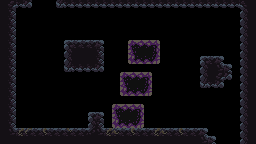

A 2D game scene composited from a Tiled map and its tileset images. What follows is a short description and the map's XML, with every tile layer's data as written:
An orthogonal 32x18 tile map with 8x8 px tiles, 5 tile layers (Lava, Ground, Spikes, Breakable, ...), 6 tilesets and 1 object.

<map version="1.9" tiledversion="1.9.2" orientation="orthogonal" renderorder="right-down" width="32" height="18" tilewidth="8" tileheight="8" infinite="0" nextlayerid="14" nextobjectid="105">
 <properties>
  <property name="MatchInOrder" type="bool" value="true" />
 </properties>
 <tileset firstgid="1" source="../Rocks.tsx" />
 <tileset firstgid="37" source="../Spikes.tsx" />
 <tileset firstgid="53" source="../Mechanics.tsx" />
 <tileset firstgid="60" source="../Lava.tsx" />
 <tileset firstgid="96" source="../Breakable.tsx" />
 <tileset firstgid="108" source="../Branches.tsx" />
 <layer id="4" name="Lava" width="32" height="18">
  <data encoding="csv">
0,0,0,0,0,0,0,0,0,0,0,0,0,0,0,0,0,0,0,0,0,0,0,0,0,0,0,0,0,0,0,0,
0,0,0,0,0,0,0,0,0,0,0,0,0,0,0,0,0,0,0,0,0,0,0,0,0,0,0,0,0,0,0,0,
0,0,0,0,0,0,0,0,0,0,0,0,0,0,0,0,0,0,0,0,0,0,0,0,0,0,0,0,0,0,0,0,
0,0,0,0,0,0,0,0,0,0,0,0,0,0,0,0,0,0,0,0,0,0,0,0,0,0,0,0,0,0,0,0,
0,0,0,0,0,0,0,0,0,0,0,0,0,0,0,0,0,0,0,0,0,0,0,0,0,0,0,0,0,0,0,0,
0,0,0,0,0,0,0,0,0,0,0,0,0,0,0,0,0,0,0,0,0,0,0,0,0,0,0,0,0,0,0,0,
0,0,0,0,0,0,0,0,0,0,0,0,0,0,0,0,0,0,0,0,0,0,0,0,0,0,0,0,0,0,0,0,
0,0,0,0,0,0,0,0,0,0,0,0,0,0,0,0,0,0,0,0,0,0,0,0,0,0,0,0,0,0,0,0,
0,0,0,0,0,0,0,0,0,0,0,0,0,0,0,0,0,0,0,0,0,0,0,0,0,0,0,0,0,0,0,0,
0,0,0,0,0,0,0,0,0,0,0,0,0,0,0,0,0,0,0,0,0,0,0,0,0,0,0,0,0,0,0,0,
0,0,0,0,0,0,0,0,0,0,0,0,0,0,0,0,0,0,0,0,0,0,0,0,0,0,0,0,0,0,0,0,
0,0,0,0,0,0,0,0,0,0,0,0,0,0,0,0,0,0,0,0,0,0,0,0,0,0,0,0,0,0,0,0,
0,0,0,0,0,0,0,0,0,0,0,0,0,0,0,0,0,0,0,0,0,0,0,0,0,0,0,0,0,0,0,0,
0,0,0,0,0,0,0,0,0,0,0,0,0,0,0,0,0,0,0,0,0,0,0,0,0,0,0,0,0,0,0,0,
0,0,0,0,0,0,0,0,0,0,0,0,0,0,0,0,0,0,0,0,0,0,0,0,0,0,0,0,0,0,0,0,
0,0,0,0,0,0,0,0,0,0,0,0,0,0,0,0,0,0,0,0,0,0,0,0,0,0,0,0,0,0,0,0,
0,0,0,0,0,0,0,0,0,0,0,0,0,0,0,0,0,0,0,0,0,0,0,0,0,0,0,0,0,0,0,0,
0,0,0,0,0,0,0,0,0,0,0,0,0,0,0,0,0,0,0,0,0,0,0,0,0,0,0,0,0,0,0,0
</data>
 </layer>
 <layer id="1" name="Ground" width="32" height="18">
  <data encoding="csv">
8,30,14,15,0,0,0,13,14,14,14,14,14,14,14,14,14,14,14,14,14,14,14,14,14,14,14,14,14,14,29,8,
8,9,0,0,0,0,0,0,0,0,0,0,0,0,0,0,0,0,0,0,0,0,0,0,0,0,0,0,0,0,7,8,
8,9,0,0,0,0,0,0,0,0,0,0,0,0,0,0,0,0,0,0,0,0,0,0,0,0,0,0,0,0,7,8,
8,9,0,0,0,0,0,0,0,0,0,0,0,0,0,0,0,0,0,0,0,0,0,0,0,0,0,0,0,0,7,8,
8,9,0,0,0,0,0,0,0,0,0,0,0,0,0,0,0,0,0,0,0,0,0,0,0,0,0,0,0,0,7,8,
8,9,0,0,0,0,0,0,1,2,2,2,3,0,0,0,0,0,0,0,0,0,0,0,0,0,0,0,0,0,7,8,
8,9,0,0,0,0,0,0,7,8,8,8,9,0,0,0,0,0,0,0,0,0,0,0,0,0,0,0,0,0,7,8,
8,9,0,0,0,0,0,0,7,8,8,8,9,0,0,0,0,0,0,0,0,0,0,0,0,1,2,3,0,0,7,8,
8,9,0,0,0,0,0,0,13,14,14,14,15,0,0,0,0,0,0,0,0,0,0,0,0,7,8,24,3,0,7,8,
8,9,0,0,0,0,0,0,0,0,0,0,0,0,0,0,0,0,0,0,0,0,0,0,0,7,8,30,15,0,7,8,
8,9,0,0,0,0,0,0,0,0,0,0,0,0,0,0,0,0,0,0,0,0,0,0,0,13,14,15,0,0,7,8,
8,9,0,0,0,0,0,0,0,0,0,0,0,0,0,0,0,0,0,0,0,0,0,0,0,0,0,0,0,0,7,8,
8,9,0,0,0,0,0,0,0,0,0,0,0,0,0,0,0,0,0,0,0,0,0,0,0,0,0,0,0,0,7,8,
8,9,0,0,0,0,0,0,0,0,0,0,0,0,0,0,0,0,0,0,0,0,0,0,0,0,0,0,0,0,7,8,
8,9,0,0,0,0,0,0,0,0,0,1,3,0,0,0,0,0,0,0,0,0,0,0,0,0,0,0,0,0,7,8,
8,9,0,0,0,0,0,0,0,0,0,7,9,0,0,0,0,0,0,0,0,0,0,0,0,0,0,0,0,0,7,8,
8,24,2,2,2,2,2,2,2,2,2,23,24,2,2,2,2,2,2,2,2,2,2,2,2,3,0,0,0,0,7,8,
8,8,8,8,8,8,8,8,8,8,8,8,8,8,8,8,8,8,8,8,8,8,8,8,8,24,3,0,0,0,7,8
</data>
 </layer>
 <layer id="2" name="Spikes" width="32" height="18">
  <data encoding="csv">
0,0,0,0,0,0,0,0,0,0,0,0,0,0,0,0,0,0,0,0,0,0,0,0,0,0,0,0,0,0,0,0,
0,0,0,0,0,0,0,0,0,0,0,0,0,0,0,0,0,0,0,0,0,0,0,0,0,0,0,0,0,0,0,0,
0,0,0,0,0,0,0,0,0,0,0,0,0,0,0,0,0,0,0,0,0,0,0,0,0,0,0,0,0,0,0,0,
0,0,0,0,0,0,0,0,0,0,0,0,0,0,0,0,0,0,0,0,0,0,0,0,0,0,0,45,0,0,0,0,
0,0,0,0,0,0,0,0,0,0,0,0,0,0,0,0,0,0,0,0,0,0,0,0,0,0,0,45,0,0,0,0,
0,0,0,0,0,0,0,0,0,0,0,0,0,0,0,0,0,0,0,45,45,45,0,0,0,0,0,45,45,0,0,0,
0,0,0,0,0,0,0,0,0,0,0,0,45,45,45,0,0,0,45,0,0,0,0,0,0,0,0,45,45,0,0,0,
0,0,0,0,0,0,0,0,0,0,0,0,0,0,0,0,0,0,0,0,0,0,0,0,0,0,0,0,0,0,0,0,
0,0,0,0,0,0,0,0,0,0,0,0,0,0,0,0,0,0,0,0,0,0,0,0,0,0,0,0,0,0,0,0,
0,0,0,0,0,0,0,0,0,0,0,0,0,0,0,0,0,0,0,0,0,0,0,0,0,0,0,0,0,0,0,0,
0,0,0,0,0,0,0,0,0,0,0,0,0,0,0,0,0,0,0,0,0,0,0,0,0,0,0,0,0,0,0,0,
0,0,0,0,0,0,0,0,0,0,0,0,0,0,0,0,0,0,0,0,0,0,0,0,0,0,0,0,0,0,0,0,
0,0,0,0,0,0,0,0,0,0,0,0,0,0,0,0,0,0,0,0,0,0,0,0,0,0,0,0,0,0,0,0,
0,0,0,0,0,0,0,0,0,0,0,0,0,0,0,0,0,0,0,0,0,0,0,0,0,0,0,0,0,0,0,0,
0,0,0,0,0,0,0,0,0,0,0,0,0,0,0,0,0,0,0,0,0,0,0,0,0,0,0,0,0,0,0,0,
0,0,0,0,0,0,0,0,0,0,0,0,0,0,0,45,45,45,45,45,45,0,0,0,45,45,45,0,0,0,0,0,
0,0,0,0,0,0,0,0,0,0,0,0,0,0,0,0,0,0,0,0,0,0,0,0,0,0,0,0,0,0,0,0,
0,0,0,0,0,0,0,0,0,0,0,0,0,0,0,0,0,0,0,0,0,0,0,0,0,0,0,0,0,0,0,0
</data>
 </layer>
 <layer id="6" name="Breakable" width="32" height="18">
  <data encoding="csv">
0,0,0,0,0,0,0,0,0,0,0,0,0,0,0,0,0,0,0,0,0,0,0,0,0,0,0,0,0,0,0,0,
0,0,0,0,0,0,0,0,0,0,0,0,0,0,0,0,0,0,0,0,0,0,0,0,0,0,0,0,0,0,0,0,
0,0,0,0,0,0,0,0,0,0,0,0,0,0,0,0,0,0,0,0,0,0,0,0,0,0,0,0,0,0,0,0,
0,0,0,0,0,0,0,0,0,0,0,0,0,0,0,0,0,0,0,0,0,0,0,0,0,0,0,0,0,0,0,0,
0,0,0,0,0,0,0,0,0,0,0,0,0,0,0,0,0,0,0,0,0,0,0,0,0,0,0,0,0,0,0,0,
0,0,0,0,0,0,0,0,0,0,0,0,0,0,0,0,96,97,97,98,0,0,0,0,0,0,0,0,0,0,0,0,
0,0,0,0,0,0,0,0,0,0,0,0,0,0,0,0,99,100,100,101,0,0,0,0,0,0,0,0,0,0,0,0,
0,0,0,0,0,0,0,0,0,0,0,0,0,0,0,0,102,103,103,104,0,0,0,0,0,0,0,0,0,0,0,0,
0,0,0,0,0,0,0,0,0,0,0,0,0,0,0,0,0,0,0,0,0,0,0,0,0,0,0,0,0,0,0,0,
0,0,0,0,0,0,0,0,0,0,0,0,0,0,0,96,97,97,98,0,0,0,0,0,0,0,0,0,0,0,0,0,
0,0,0,0,0,0,0,0,0,0,0,0,0,0,0,99,100,100,101,0,0,0,0,0,0,0,0,0,0,0,0,0,
0,0,0,0,0,0,0,0,0,0,0,0,0,0,0,102,103,103,104,0,0,0,0,0,0,0,0,0,0,0,0,0,
0,0,0,0,0,0,0,0,0,0,0,0,0,0,0,0,0,0,0,0,0,0,0,0,0,0,0,0,0,0,0,0,
0,0,0,0,0,0,0,0,0,0,0,0,0,0,96,97,97,98,0,0,0,0,0,0,0,0,0,0,0,0,0,0,
0,0,0,0,0,0,0,0,0,0,0,0,0,0,99,100,100,101,0,0,0,0,0,0,0,0,0,0,0,0,0,0,
0,0,0,0,0,0,0,0,0,0,0,0,0,0,102,103,103,104,0,0,0,0,0,0,0,0,0,0,0,0,0,0,
0,0,0,0,0,0,0,0,0,0,0,0,0,0,0,0,0,0,0,0,0,0,0,0,0,0,0,0,0,0,0,0,
0,0,0,0,0,0,0,0,0,0,0,0,0,0,0,0,0,0,0,0,0,0,0,0,0,0,0,0,0,0,0,0
</data>
 </layer>
 <objectgroup id="3" name="Mechanics">
  <properties>
   <property name="unity:AnchorOffset" type="bool" value="true" />
  </properties>
  <object id="104" gid="56" x="72" y="120" width="8" height="12" />
 </objectgroup>
 <layer id="13" name="Branches" width="32" height="18">
  <data encoding="csv">
0,0,0,0,0,0,0,0,0,0,0,0,0,0,0,0,0,0,0,0,0,0,0,0,0,0,0,0,0,0,0,0,
0,0,0,0,0,0,0,0,0,0,0,0,0,0,0,0,0,0,0,0,0,0,0,0,0,0,0,0,0,0,0,0,
0,0,0,0,0,0,0,0,0,0,0,0,0,0,0,0,0,0,0,0,0,0,0,0,0,0,0,0,0,0,0,0,
0,0,0,0,0,0,0,0,0,0,0,0,0,0,0,0,0,0,0,0,0,0,0,0,0,0,0,0,0,0,0,0,
0,0,0,0,0,0,0,0,0,0,0,0,0,0,0,0,0,0,0,0,0,0,0,0,0,0,0,0,0,0,0,0,
0,0,0,0,0,0,0,0,0,126,126,126,0,0,0,0,0,0,0,0,0,0,0,0,0,0,0,0,0,0,0,0,
0,0,0,0,0,0,0,0,0,0,0,0,0,0,0,0,0,0,0,0,0,0,0,0,0,0,0,0,0,0,0,0,
0,0,0,0,0,0,0,0,0,0,0,0,0,0,0,0,0,0,0,0,0,0,0,0,0,0,126,0,0,0,0,0,
0,0,0,0,0,0,0,0,0,0,0,0,0,0,0,0,0,0,0,0,0,0,0,0,0,0,0,0,0,0,0,0,
0,0,0,0,0,0,0,0,0,0,0,0,0,0,0,0,0,0,0,0,0,0,0,0,0,0,0,0,0,0,0,0,
0,0,0,0,0,0,0,0,0,0,0,0,0,0,0,0,0,0,0,0,0,0,0,0,0,0,0,0,0,0,0,0,
0,0,0,0,0,0,0,0,0,0,0,0,0,0,0,0,0,0,0,0,0,0,0,0,0,0,0,0,0,0,0,0,
0,0,0,0,0,0,0,0,0,0,0,0,0,0,0,0,0,0,0,0,0,0,0,0,0,0,0,0,0,0,0,0,
0,0,0,0,0,0,0,0,0,0,0,0,0,0,0,0,0,0,0,0,0,0,0,0,0,0,0,0,0,0,0,0,
0,0,0,0,0,0,0,0,0,0,0,0,0,0,0,0,0,0,0,0,0,0,0,0,0,0,0,0,0,0,0,0,
0,0,0,0,0,0,0,0,0,0,0,0,0,0,0,0,0,0,0,0,0,0,0,0,0,0,0,0,0,0,0,0,
0,0,108,114,126,122,126,126,116,126,126,0,0,108,109,126,122,126,126,108,109,126,122,126,126,0,0,0,0,0,0,0,
0,0,0,0,0,0,0,0,0,0,0,0,0,0,0,0,0,0,0,0,0,0,0,0,0,0,0,0,0,0,0,0
</data>
 </layer>
</map>
